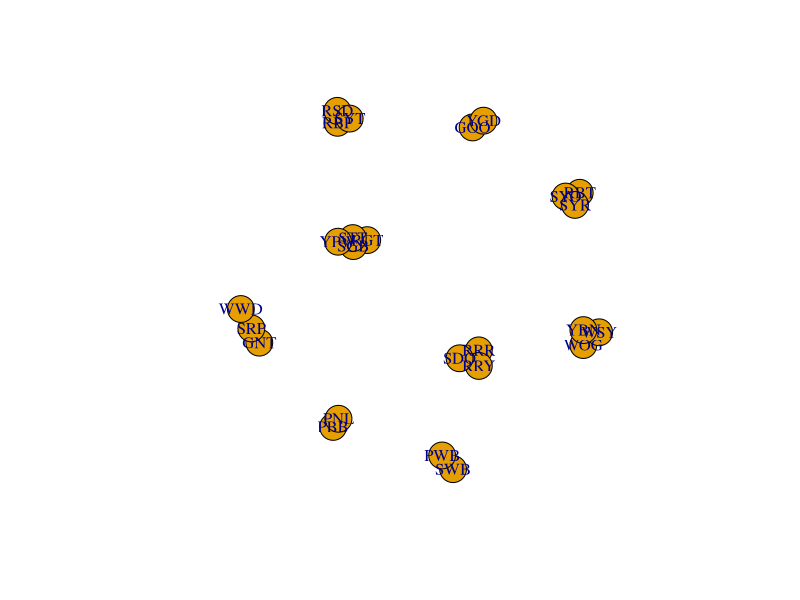
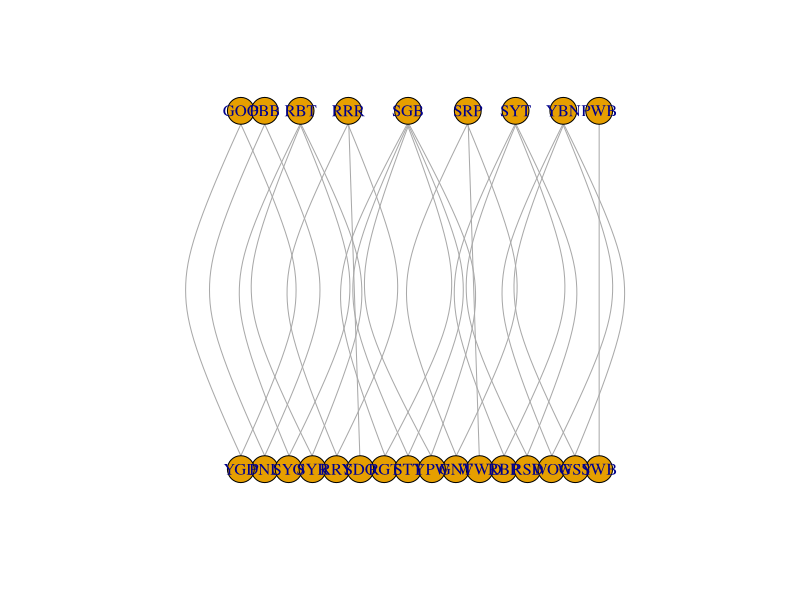
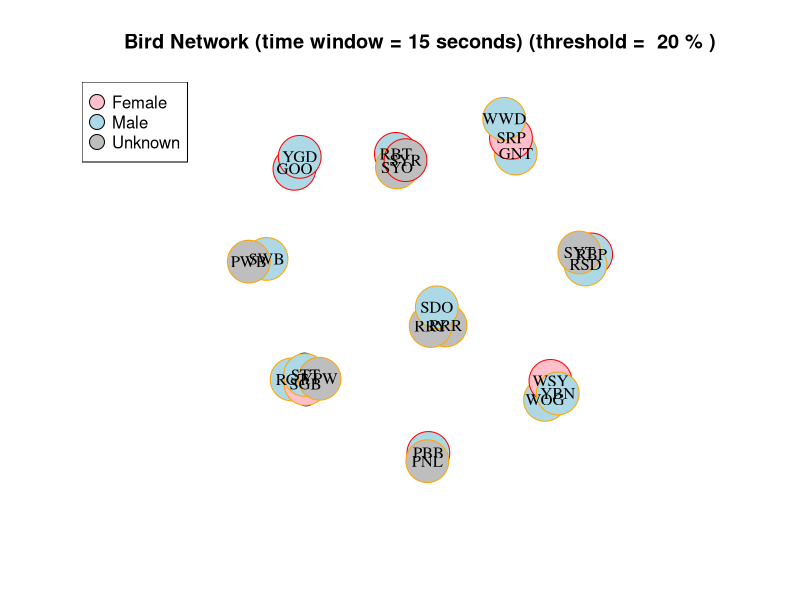
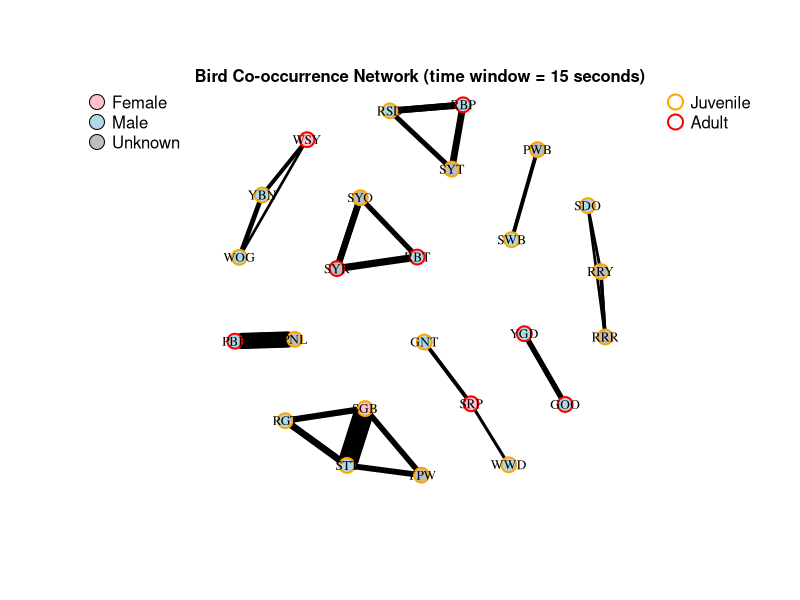

Here is the R script that generated these plots, in order:
# Birds that appear very close together in time at the SAME feeder are 
# considered part of the same group. 
#
# We will assign events by saying:
#     "If two records are within 30 seconds at the same feeder, they are a group"
#

# first! load packages 
library(dplyr)
library(tidyr)
library(purrr)
library(igraph)
library(readr)

# then, call merged data set (includes all feeders & master banding info)
######CHANGE THIS IN FUTURE#########
dataset<-read_csv ("FullRFID_Data_With_MBS.csv")

# You may change time_window to anything (in seconds)
time_window <- 15   # seconds 
cutvalue <- 0.8 # change this to determine the strength of the edges you want
  # ex: 0.8 cuts off the bottom 80% - so only the top 20% of edges are graphed


df_events <- dataset%>%
  arrange(Feeder, DateTime) %>%  # Important: sort by feeder & time
  group_by(Feeder) %>%
  mutate(
    # Compute "time difference" from the previous bird detection
    time_diff = as.numeric(DateTime - lag(DateTime), units="secs"),
    
    # Start a new event if the time gap is bigger than the window
    new_event = ifelse(is.na(time_diff) | time_diff > time_window, 1, 0),
    
    # Event IDs: cumulative sum of group boundaries
    Event_ID = cumsum(new_event)
  ) %>%
  ungroup()

head(df_events) #check to make sure things look right



##### NEXT step: make pairs
pair_edges <- df_events %>%
  group_by(Feeder, Event_ID) %>%
  summarise(birds = list(unique(ColorCombo)), .groups = "drop") %>%
  filter(lengths(birds) > 1) %>%
  # create all bird-to-bird combinations as data frame with proper column names
  mutate(edges = map(birds, function(x) {
    combos <- t(combn(x, 2))
    df <- data.frame(from = combos[,1], to = combos[,2], stringsAsFactors = FALSE)
    return(df)
  })) %>%
  select(edges) %>%
  unnest(edges)

head(pair_edges) #make sure this looks good

#### count co-occurrences
edge_counts <- pair_edges %>%
  group_by(from, to) %>%
  summarise(weight = n(), .groups = "drop")


edge_counts <- edge_counts %>% 
  filter(!is.na(from), !is.na(to)) #remove birds with NO edges (prevents "NA" node later)

# keep only strongest 20% of edges
threshold <- quantile(edge_counts$weight, cutvalue)

edge_counts <- edge_counts %>%
  filter(weight >= threshold)

head(edge_counts) #make sure this looks good

# create adjacency matrix
g <- graph_from_data_frame(edge_counts, directed = FALSE)
adj_matrix <- as.matrix(as_adjacency_matrix(g, attr = "weight"))


summary(g) # should say name (v/c), weight(e/n) - this means Undirected, named, weighted network- this is good
any(is.na(adj_matrix)) # confirms No "NA" nodes (want "FALSE")

#print results - make sure this looks good#
cat("Adjacency Matrix:\n")
print(adj_matrix)
#&
cat("\nGraph summary:\n")
print(g)


######## NOW PLOT #######

plot(g)

# tree layout 

plot(g,
     layout = layout_as_tree(g),)

###### Want to add info on a bird? #######

get_bird_info <- function(BirdName) { # BirdName= 3 letter color code of the bird
  df_events %>%
    filter(ColorCombo == BirdName) %>%
    select(ColorCombo, Feeder, DateTime, Event_ID, Sex,DateLastCaptured,Status,Location,Age, ColorCrest )
}


# make a look-up to color-code & sort by atrabutes 

bird_attributes <- df_events %>%
  select(ColorCombo, Sex, Status, Location, Age, ColorCrest) %>%
  mutate(
    Sex = na_if(Sex, ""),           # turn "" into NA
    Status = na_if(Status, ""),
    Location = na_if(Location, ""),
    Age = na_if(Age, ""),
    ColorCrest = na_if(ColorCrest, "")
  ) %>%
  group_by(ColorCombo) %>%
  summarise(
    Sex        = first(na.omit(Sex)),
    Status     = first(na.omit(Status)),
    Location   = first(na.omit(Location)),
    Age        = first(na.omit(Age)),
    ColorCrest = first(na.omit(ColorCrest)),
    .groups = "drop"
  )

# create lookup vectors for graph vertex attributes
sex_lookup <- setNames(bird_attributes$Sex, bird_attributes$ColorCombo)
status_lookup <- setNames(bird_attributes$Status, bird_attributes$ColorCombo)
location_lookup <- setNames(bird_attributes$Location, bird_attributes$ColorCombo)
age_lookup <- setNames(bird_attributes$Age, bird_attributes$ColorCombo)
crest_lookup <- setNames(bird_attributes$ColorCrest, bird_attributes$ColorCombo)

# Attach to graph vertices
V(g)$sex      <- sex_lookup[V(g)$name]
V(g)$status   <- status_lookup[V(g)$name]
V(g)$location <- location_lookup[V(g)$name]
V(g)$age      <- age_lookup[V(g)$name]
V(g)$crest    <- crest_lookup[V(g)$name]


# Vertex colors based on sex

V(g)$color <- ifelse(
  V(g)$sex == "F", "pink",
  ifelse(V(g)$sex == "M", "lightblue", "grey")
)

V(g)$color[is.na(V(g)$color)] <- "grey"
    
# vertex border color based on age 
V(g)$age <- trimws(V(g)$age) # remove hidden spaces from age values

V(g)$frame.color <- ifelse(
  V(g)$age %in% c("Nestling", "HY"), "orange",
  ifelse(V(g)$age %in% c("AHY", "SY", "ASY"), "red", "black")
)

# check
data.frame(name = V(g)$name,
           sex = sex_lookup[V(g)$name])


plot(g,
     layout = layout_with_fr(g), #clasic layout
     vertex.color = V(g)$color,   # use the colors we assigned
     vertex.label.color = "black",
     vertex.size = 25,            # adjust node size
     edge.width = E(g)$weight/5,    # edge width proportional to weight
     edge.color = "black",
     main = paste("Bird Network (time window =", time_window, "seconds) (threshold = ", (1-cutvalue) *100,"% )")
    )

# Add legend
legend("topleft",
       legend = c("Female", "Male", "Unknown"),
       pch = 21,
       pt.bg = c("pink", "lightblue", "grey"),
       pt.cex = 2)   # adjust legend point size


#### start highlight for large, high control PDF network
# print big! - will save to WD
pdf(" age colored node borders layout bird_network top 0.2 cut-off (window= 15 sec) (10X10 size).pdf", width = 10, height = 10)

# design a layout that forces the nodes apart for move visibility
layout_spread <- layout_with_fr(
  g,
  weights = E(g)$weight /1000,
  niter = 8000,
  area = vcount(g)^6
)

plot(g,
     layout = layout_spread,    # layout style
     vertex.color = V(g)$color, # use the colors we assigned- sex
     vertex.label.cex = 0.8,    # make label a little bigger 
     vertex.label.color = "black" ,
     vertex.size = 8,           # adjust node size
     vertex.frame.color = V(g)$frame.color,  # age border color
     vertex.frame.width = 2,                 # border thickness
     edge.width = E(g)$weight/5,             # edge width proportional to weight
     edge.color = "black", #edges will be black                
     edge.curved = FALSE   # forces straight edges
    )

title(
  main = sprintf("Bird Co-occurrence Network (time window = %d seconds)", time_window),
  cex.main = 1,  # scales the title text
  font.main = 2,     # bold
  line = 0        # increases vertical distance from top
)

legend("topleft",
       legend = c("Female", "Male", "Unknown"),
       pch = 21,
       pt.bg = c("pink", "lightblue", "gray"),
       pt.cex = 2,         # circle size in legend
       cex = 1,          # text size in legend
       bty = "n"           # no box around legend
      )

legend("topright",
       legend = c("Juvenile", "Adult"),
       pch = 21,
       pt.bg = "white",
       pt.cex = 2,
       pt.lwd = 2,
       col = c("orange", "red"),
       bty = "n")

#remove double edges (eg A:B = B:A based on this code segment)
g <- simplify(
  g,
  remove.multiple = TRUE,
  remove.loops = TRUE,
  edge.attr.comb = list(weight = "sum")
)

dev.off() #turn off print
#### stop highlight
